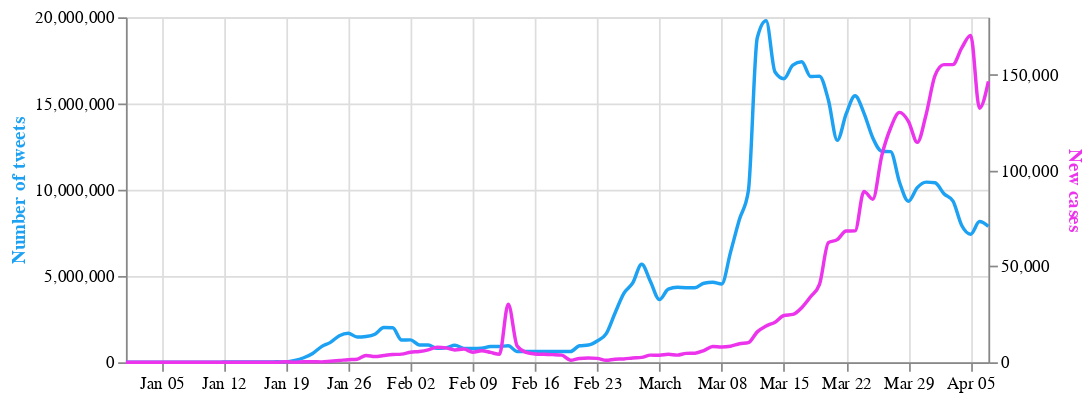

Notebook code cell kept with this figure:
### Code cell
base = alt.Chart(merged_3).encode(
    alt.X('date:T', axis=alt.Axis(title=None))
).properties(
    width=500,
    height=200
)


line_tweets = base.mark_line(stroke='#1da1f2', interpolate='monotone').encode(
    alt.Y('Tweets',
          axis=alt.Axis(title='Number of tweets', titleColor='#1da1f2'))
)

line_cases = base.mark_line( interpolate='monotone', stroke='#eb34eb').encode(
    alt.Y('new_cases',
          axis=alt.Axis(title='New cases', titleColor='#eb34eb'))
)

alt.layer(line_tweets, line_cases).resolve_scale(
    y = 'independent'
)

### Figure 1 — Vega-Lite specification as saved in the notebook (floating-point values rounded to 4 significant figures)
{"config": {"view": {"continuousWidth": 400, "continuousHeight": 300}}, "layer": [{"mark": {"type": "line", "interpolate": "monotone", "stroke": "#1da1f2"}, "encoding": {"x": {"type": "temporal", "axis": {"title": null}, "field": "date"}, "y": {"type": "quantitative", "axis": {"title": "Number of tweets", "titleColor": "#1da1f2"}, "field": "Tweets"}}, "height": 200, "width": 500}, {"mark": {"type": "line", "interpolate": "monotone", "stroke": "#eb34eb"}, "encoding": {"x": {"type": "temporal", "axis": {"title": null}, "field": "date"}, "y": {"type": "quantitative", "axis": {"title": "New cases", "titleColor": "#eb34eb"}, "field": "new_cases"}}, "height": 200, "width": 500}], "data": {"name": "data-c52386b390aaacd1788aec8708cf5aa7"}, "resolve": {"scale": {"y": "independent"}}, "$schema": "https://vega.github.io/schema/vega-lite/v4.8.1.json", "datasets": {"data-c52386b390aaacd1788aec8708cf5aa7": [{"date": "2020-04-07T00:00:00", "Tweets": 7877346, "total_cases": 2692000.0, "new_cases": 146500.0, "new_deaths": 10680.0, "cnn_articles": 77.0, "fox_articles": 230.0}, {"date": "2020-04-06T00:00:00", "Tweets": 8153966, "total_cases": 2545000.0, "new_cases": 132500.0, "new_deaths": 9512.0, "cnn_articles": 74.0, "fox_articles": 169.0}, {"date": "2020-04-05T00:00:00", "Tweets": 7421877, "total_cases": 2413000.0, "new_cases": 170500.0, "new_deaths": 12620.0, "cnn_articles": 48.0, "fox_articles": 96.0}, {"date": "2020-04-04T00:00:00", "Tweets": 7928225, "total_cases": 2242000.0, "new_cases": 164000.0, "new_deaths": 13550.0, "cnn_articles": 36.0, "fox_articles": 120.0}, {"date": "2020-04-03T00:00:00", "Tweets": 9357113, "total_cases": 2078000.0, "new_cases": 155300.0, "new_deaths": 10020.0, "cnn_articles": 80.0, "fox_articles": 235.0}, {"date": "2020-04-02T00:00:00", "Tweets": 9767918, "total_cases": 1923000.0, "new_cases": 155300.0, "new_deaths": 10020.0, "cnn_articles": 85.0, "fox_articles": 260.0}, {"date": "2020-04-01T00:00:00", "Tweets": 10402981, "total_cases": 1768000.0, "new_cases": 149700.0, "new_deaths": 9348.0, "cnn_articles": 71.0, "fox_articles": 260.0}, {"date": "2020-03-31T00:00:00", "Tweets": 10442432, "total_cases": 1618000.0, "new_cases": 129400.0, "new_deaths": 7972.0, "cnn_articles": 75.0, "fox_articles": 144.0}, {"date": "2020-03-30T00:00:00", "Tweets": 10125714, "total_cases": 1489000.0, "new_cases": 114700.0, "new_deaths": 6456.0, "cnn_articles": 60.0, "fox_articles": 204.0}, {"date": "2020-03-29T00:00:00", "Tweets": 9333426, "total_cases": 1374000.0, "new_cases": 125700.0, "new_deaths": 7174.0, "cnn_articles": 33.0, "fox_articles": 108.0}, {"date": "2020-03-28T00:00:00", "Tweets": 10434671, "total_cases": 1248000.0, "new_cases": 130400.0, "new_deaths": 6982.0, "cnn_articles": 29.0, "fox_articles": 84.0}, {"date": "2020-03-27T00:00:00", "Tweets": 12209011, "total_cases": 1118000.0, "new_cases": 122200.0, "new_deaths": 5610.0, "cnn_articles": 61.0, "fox_articles": 210.0}, {"date": "2020-03-26T00:00:00", "Tweets": 12236719, "total_cases": 995500.0, "new_cases": 107700.0, "new_deaths": 5288.0, "cnn_articles": 81.0, "fox_articles": 256.0}, {"date": "2020-03-25T00:00:00", "Tweets": 13000269, "total_cases": 887800.0, "new_cases": 85070.0, "new_deaths": 4610.0, "cnn_articles": 61.0, "fox_articles": 260.0}, {"date": "2020-03-24T00:00:00", "Tweets": 14445841, "total_cases": 802700.0, "new_cases": 89140.0, "new_deaths": 3708.0, "cnn_articles": 69.0, "fox_articles": 253.0}, {"date": "2020-03-23T00:00:00", "Tweets": 15446246, "total_cases": 713600.0, "new_cases": 68540.0, "new_deaths": 3376.0, "cnn_articles": 54.0, "fox_articles": 231.0}, {"date": "2020-03-22T00:00:00", "Tweets": 14392561, "total_cases": 645000.0, "new_cases": 68450.0, "new_deaths": 3434.0, "cnn_articles": 33.0, "fox_articles": 101.0}, {"date": "2020-03-21T00:00:00", "Tweets": 12861351, "total_cases": 576600.0, "new_cases": 63980.0, "new_deaths": 2770.0, "cnn_articles": 30.0, "fox_articles": 75.0}, {"date": "2020-03-20T00:00:00", "Tweets": 15200259, "total_cases": 512600.0, "new_cases": 62390.0, "new_deaths": 2148.0, "cnn_articles": 54.0, "fox_articles": 186.0}, {"date": "2020-03-19T00:00:00", "Tweets": 16582131, "total_cases": 450200.0, "new_cases": 40590.0, "new_deaths": 1916.0, "cnn_articles": 67.0, "fox_articles": 246.0}, {"date": "2020-03-18T00:00:00", "Tweets": 16561524, "total_cases": 409600.0, "new_cases": 34180.0, "new_deaths": 1624.0, "cnn_articles": 57.0, "fox_articles": 241.0}, {"date": "2020-03-17T00:00:00", "Tweets": 17417142, "total_cases": 375400.0, "new_cases": 28480.0, "new_deaths": 1212.0, "cnn_articles": 57.0, "fox_articles": 247.0}, {"date": "2020-03-16T00:00:00", "Tweets": 17227182, "total_cases": 346900.0, "new_cases": 24960.0, "new_deaths": 1500.0, "cnn_articles": 57.0, "fox_articles": 204.0}, {"date": "2020-03-15T00:00:00", "Tweets": 16438760, "total_cases": 321900.0, "new_cases": 24400.0, "new_deaths": 734.0, "cnn_articles": 17.0, "fox_articles": 91.0}, {"date": "2020-03-14T00:00:00", "Tweets": 16823148, "total_cases": 297400.0, "new_cases": 20910.0, "new_deaths": 884.0, "cnn_articles": 25.0, "fox_articles": 49.0}, {"date": "2020-03-13T00:00:00", "Tweets": 19802671, "total_cases": 276200.0, "new_cases": 18950.0, "new_deaths": 702.0, "cnn_articles": 44.0, "fox_articles": 159.0}, {"date": "2020-03-12T00:00:00", "Tweets": 18799722, "total_cases": 257600.0, "new_cases": 15840.0, "new_deaths": 662.0, "cnn_articles": 43.0, "fox_articles": 185.0}, {"date": "2020-03-11T00:00:00", "Tweets": 9923317, "total_cases": 241800.0, "new_cases": 10240.0, "new_deaths": 544.0, "cnn_articles": 24.0, "fox_articles": 107.0}, {"date": "2020-03-10T00:00:00", "Tweets": 8284672, "total_cases": 231400.0, "new_cases": 9636.0, "new_deaths": 418.0, "cnn_articles": 21.0, "fox_articles": 104.0}, {"date": "2020-03-09T00:00:00", "Tweets": 6386122, "total_cases": 221800.0, "new_cases": 8358.0, "new_deaths": 456.0, "cnn_articles": 24.0, "fox_articles": 89.0}, {"date": "2020-03-08T00:00:00", "Tweets": 4533476, "total_cases": 213500.0, "new_cases": 7956.0, "new_deaths": 194.0, "cnn_articles": 7.0, "fox_articles": 39.0}, {"date": "2020-03-07T00:00:00", "Tweets": 4632239, "total_cases": 205500.0, "new_cases": 8240.0, "new_deaths": 208.0, "cnn_articles": 9.0, "fox_articles": 37.0}, {"date": "2020-03-06T00:00:00", "Tweets": 4581032, "total_cases": 197400.0, "new_cases": 6120.0, "new_deaths": 204.0, "cnn_articles": 16.0, "fox_articles": 60.0}, {"date": "2020-03-05T00:00:00", "Tweets": 4323687, "total_cases": 191200.0, "new_cases": 4714.0, "new_deaths": 160.0, "cnn_articles": 12.0, "fox_articles": 50.0}, {"date": "2020-03-04T00:00:00", "Tweets": 4323670, "total_cases": 186500.0, "new_cases": 4630.0, "new_deaths": 168.0, "cnn_articles": 14.0, "fox_articles": 65.0}, {"date": "2020-03-03T00:00:00", "Tweets": 4342139, "total_cases": 181800.0, "new_cases": 3716.0, "new_deaths": 144.0, "cnn_articles": 7.0, "fox_articles": 49.0}, {"date": "2020-03-02T00:00:00", "Tweets": 4240721, "total_cases": 178300.0, "new_cases": 4136.0, "new_deaths": 134.0, "cnn_articles": 9.0, "fox_articles": 62.0}, {"date": "2020-03-01T00:00:00", "Tweets": 3632689, "total_cases": 174200.0, "new_cases": 3686.0, "new_deaths": 116.0, "cnn_articles": 9.0, "fox_articles": 24.0}, {"date": "2020-02-29T00:00:00", "Tweets": 4666121, "total_cases": 170500.0, "new_cases": 3720.0, "new_deaths": 128.0, "cnn_articles": 6.0, "fox_articles": 27.0}, {"date": "2020-02-28T00:00:00", "Tweets": 5685321, "total_cases": 166800.0, "new_cases": 2542.0, "new_deaths": 114.0, "cnn_articles": 6.0, "fox_articles": 43.0}, {"date": "2020-02-27T00:00:00", "Tweets": 4597412, "total_cases": 164200.0, "new_cases": 2228.0, "new_deaths": 76.0, "cnn_articles": 10.0, "fox_articles": 69.0}, {"date": "2020-02-26T00:00:00", "Tweets": 3989533, "total_cases": 162000.0, "new_cases": 1734.0, "new_deaths": 128.0, "cnn_articles": 9.0, "fox_articles": 52.0}, {"date": "2020-02-25T00:00:00", "Tweets": 2844369, "total_cases": 160300.0, "new_cases": 1590.0, "new_deaths": 158.0, "cnn_articles": 8.0, "fox_articles": 22.0}, {"date": "2020-02-24T00:00:00", "Tweets": 1643544, "total_cases": 158700.0, "new_cases": 1046.0, "new_deaths": 312.0, "cnn_articles": 6.0, "fox_articles": 19.0}, {"date": "2020-02-23T00:00:00", "Tweets": 1233511, "total_cases": 157600.0, "new_cases": 2020.0, "new_deaths": 208.0, "cnn_articles": 2.0, "fox_articles": 4.0}, {"date": "2020-02-22T00:00:00", "Tweets": 997638, "total_cases": 155600.0, "new_cases": 2170.0, "new_deaths": 224.0, "cnn_articles": 1.0, "fox_articles": 4.0}, {"date": "2020-02-21T00:00:00", "Tweets": 954321, "total_cases": 153400.0, "new_cases": 1992.0, "new_deaths": 238.0, "cnn_articles": 3.0, "fox_articles": 19.0}, {"date": "2020-02-20T00:00:00", "Tweets": 622349, "total_cases": 151500.0, "new_cases": 1064.0, "new_deaths": 232.0, "cnn_articles": 2.0, "fox_articles": 9.0}, {"date": "2020-02-19T00:00:00", "Tweets": 626237, "total_cases": 150400.0, "new_cases": 3728.0, "new_deaths": 278.0, "cnn_articles": 3.0, "fox_articles": 12.0}, {"date": "2020-02-18T00:00:00", "Tweets": 628043, "total_cases": 146700.0, "new_cases": 3990.0, "new_deaths": 196.0, "cnn_articles": 4.0, "fox_articles": 17.0}, {"date": "2020-02-17T00:00:00", "Tweets": 626732, "total_cases": 142700.0, "new_cases": 4134.0, "new_deaths": 212.0, "cnn_articles": 5.0, "fox_articles": 18.0}, {"date": "2020-02-16T00:00:00", "Tweets": 625127, "total_cases": 138500.0, "new_cases": 4324.0, "new_deaths": 284.0, "cnn_articles": 4.0, "fox_articles": 6.0}, {"date": "2020-02-15T00:00:00", "Tweets": 624555, "total_cases": 134200.0, "new_cases": 5120.0, "new_deaths": 288.0, "cnn_articles": 3.0, "fox_articles": 8.0}, {"date": "2020-02-14T00:00:00", "Tweets": 622722, "total_cases": 129100.0, "new_cases": 8430.0, "new_deaths": 26.0, "cnn_articles": 6.0, "fox_articles": 14.0}, {"date": "2020-02-13T00:00:00", "Tweets": 956877, "total_cases": 120700.0, "new_cases": 30300.0, "new_deaths": 510.0, "cnn_articles": 4.0, "fox_articles": 21.0}, {"date": "2020-02-12T00:00:00", "Tweets": 911098, "total_cases": 90360.0, "new_cases": 4144.0, "new_deaths": 194.0, "cnn_articles": 2.0, "fox_articles": 20.0}, {"date": "2020-02-11T00:00:00", "Tweets": 908627, "total_cases": 86220.0, "new_cases": 5126.0, "new_deaths": 216.0, "cnn_articles": 4.0, "fox_articles": 18.0}, {"date": "2020-02-10T00:00:00", "Tweets": 807654, "total_cases": 81090.0, "new_cases": 5984.0, "new_deaths": 194.0, "cnn_articles": 1.0, "fox_articles": 13.0}, {"date": "2020-02-09T00:00:00", "Tweets": 796739, "total_cases": 75110.0, "new_cases": 5236.0, "new_deaths": 178.0, "cnn_articles": 0.0, "fox_articles": 10.0}, {"date": "2020-02-08T00:00:00", "Tweets": 803453, "total_cases": 69870.0, "new_cases": 6884.0, "new_deaths": 172.0, "cnn_articles": 0.0, "fox_articles": 11.0}, {"date": "2020-02-07T00:00:00", "Tweets": 987563, "total_cases": 62990.0, "new_cases": 6436.0, "new_deaths": 146.0, "cnn_articles": 0.0, "fox_articles": 22.0}, {"date": "2020-02-06T00:00:00", "Tweets": 834673, "total_cases": 56550.0, "new_cases": 7502.0, "new_deaths": 144.0, "cnn_articles": 1.0, "fox_articles": 17.0}, {"date": "2020-02-05T00:00:00", "Tweets": 803587, "total_cases": 49050.0, "new_cases": 7816.0, "new_deaths": 132.0, "cnn_articles": 0.0, "fox_articles": 20.0}, {"date": "2020-02-04T00:00:00", "Tweets": 997862, "total_cases": 41230.0, "new_cases": 6486.0, "new_deaths": 130.0, "cnn_articles": 1.0, "fox_articles": 28.0}, {"date": "2020-02-03T00:00:00", "Tweets": 1000752, "total_cases": 34750.0, "new_cases": 5636.0, "new_deaths": 114.0, "cnn_articles": 0.0, "fox_articles": 20.0}, {"date": "2020-02-02T00:00:00", "Tweets": 1298476, "total_cases": 29110.0, "new_cases": 5216.0, "new_deaths": 92.0, "cnn_articles": 0.0, "fox_articles": 7.0}, {"date": "2020-02-01T00:00:00", "Tweets": 1287963, "total_cases": 23900.0, "new_cases": 4244.0, "new_deaths": 92.0, "cnn_articles": 0.0, "fox_articles": 7.0}, {"date": "2020-01-31T00:00:00", "Tweets": 1997635, "total_cases": 19650.0, "new_cases": 4002.0, "new_deaths": 86.0, "cnn_articles": 1.0, "fox_articles": 19.0}, {"date": "2020-01-30T00:00:00", "Tweets": 2010976, "total_cases": 15650.0, "new_cases": 3514.0, "new_deaths": 76.0, "cnn_articles": 1.0, "fox_articles": 32.0}, {"date": "2020-01-29T00:00:00", "Tweets": 1623497, "total_cases": 12140.0, "new_cases": 2960.0, "new_deaths": 52.0, "cnn_articles": 1.0, "fox_articles": 33.0}, {"date": "2020-01-28T00:00:00", "Tweets": 1497653, "total_cases": 9176.0, "new_cases": 3534.0, "new_deaths": 50.0, "cnn_articles": 0.0, "fox_articles": 22.0}, {"date": "2020-01-27T00:00:00", "Tweets": 1467598, "total_cases": 5642.0, "new_cases": 1594.0, "new_deaths": 50.0, "cnn_articles": 0.0, "fox_articles": 20.0}, {"date": "2020-01-26T00:00:00", "Tweets": 1678953, "total_cases": 4048.0, "new_cases": 1346.0, "new_deaths": 30.0, "cnn_articles": 0.0, "fox_articles": 9.0}, {"date": "2020-01-25T00:00:00", "Tweets": 1536784, "total_cases": 2702.0, "new_cases": 906.0, "new_deaths": 30.0, "cnn_articles": 0.0, "fox_articles": 5.0}, {"date": "2020-01-24T00:00:00", "Tweets": 1153245, "total_cases": 1796.0, "new_cases": 532.0, "new_deaths": 18.0, "cnn_articles": 0.0, "fox_articles": 10.0}, {"date": "2020-01-23T00:00:00", "Tweets": 905673, "total_cases": 1264.0, "new_cases": 194.0, "new_deaths": 0.0, "cnn_articles": 2.0, "fox_articles": 20.0}, {"date": "2020-01-22T00:00:00", "Tweets": 508623, "total_cases": 1070.0, "new_cases": 284.0, "new_deaths": 22.0, "cnn_articles": 2.0, "fox_articles": 10.0}, {"date": "2020-01-21T00:00:00", "Tweets": 259864, "total_cases": 786.0, "new_cases": 306.0, "new_deaths": 6.0, "cnn_articles": 0.0, "fox_articles": 6.0}, {"date": "2020-01-20T00:00:00", "Tweets": 100124, "total_cases": 480.0, "new_cases": 40.0, "new_deaths": 0.0, "cnn_articles": 0.0, "fox_articles": 3.0}, {"date": "2020-01-19T00:00:00", "Tweets": 20987, "total_cases": 440.0, "new_cases": 272.0, "new_deaths": 2.0, "cnn_articles": 0.0, "fox_articles": 0.0}, {"date": "2020-01-18T00:00:00", "Tweets": 23432, "total_cases": 168.0, "new_cases": 34.0, "new_deaths": 0.0, "cnn_articles": 0.0, "fox_articles": 0.0}, {"date": "2020-01-17T00:00:00", "Tweets": 22431, "total_cases": 134.0, "new_cases": 10.0, "new_deaths": 0.0, "cnn_articles": 1.0, "fox_articles": 2.0}, {"date": "2020-01-16T00:00:00", "Tweets": 22342, "total_cases": 124.0, "new_cases": 0.0, "new_deaths": 0.0, "cnn_articles": 0.0, "fox_articles": 1.0}, {"date": "2020-01-15T00:00:00", "Tweets": 10987, "total_cases": 124.0, "new_cases": 2.0, "new_deaths": 2.0, "cnn_articles": 0.0, "fox_articles": 1.0}, {"date": "2020-01-14T00:00:00", "Tweets": 10023, "total_cases": 122.0, "new_cases": 2.0, "new_deaths": 0.0, "cnn_articles": 0.0, "fox_articles": 0.0}, {"date": "2020-01-13T00:00:00", "Tweets": 16475, "total_cases": 120.0, "new_cases": 2.0, "new_deaths": 0.0, "cnn_articles": 0.0, "fox_articles": 1.0}, {"date": "2020-01-12T00:00:00", "Tweets": 10045, "total_cases": 118.0, "new_cases": 0.0, "new_deaths": 0.0, "cnn_articles": 0.0, "fox_articles": 0.0}, {"date": "2020-01-11T00:00:00", "Tweets": 2812, "total_cases": 118.0, "new_cases": 0.0, "new_deaths": 2.0, "cnn_articles": 0.0, "fox_articles": 0.0}, {"date": "2020-01-10T00:00:00", "Tweets": 2347, "total_cases": 118.0, "new_cases": 0.0, "new_deaths": 0.0, "cnn_articles": 0.0, "fox_articles": 0.0}, {"date": "2020-01-09T00:00:00", "Tweets": 3451, "total_cases": 118.0, "new_cases": 0.0, "new_deaths": 0.0, "cnn_articles": 0.0, "fox_articles": 1.0}, {"date": "2020-01-08T00:00:00", "Tweets": 421, "total_cases": 118.0, "new_cases": 0.0, "new_deaths": 0.0, "cnn_articles": 0.0, "fox_articles": 0.0}, {"date": "2020-01-07T00:00:00", "Tweets": 293, "total_cases": 118.0, "new_cases": 0.0, "new_deaths": 0.0, "cnn_articles": 0.0, "fox_articles": 0.0}, {"date": "2020-01-06T00:00:00", "Tweets": 86, "total_cases": 118.0, "new_cases": 0.0, "new_deaths": 0.0, "cnn_articles": 0.0, "fox_articles": 0.0}, {"date": "2020-01-05T00:00:00", "Tweets": 127, "total_cases": 118.0, "new_cases": 30.0, "new_deaths": 0.0, "cnn_articles": 0.0, "fox_articles": 0.0}, {"date": "2020-01-04T00:00:00", "Tweets": 172, "total_cases": 88.0, "new_cases": 0.0, "new_deaths": 0.0, "cnn_articles": 0.0, "fox_articles": 0.0}, {"date": "2020-01-03T00:00:00", "Tweets": 94, "total_cases": 88.0, "new_cases": 34.0, "new_deaths": 0.0, "cnn_articles": 0.0, "fox_articles": 0.0}, {"date": "2020-01-02T00:00:00", "Tweets": 41, "total_cases": 54.0, "new_cases": 0.0, "new_deaths": 0.0, "cnn_articles": 0.0, "fox_articles": 0.0}, {"date": "2020-01-01T00:00:00", "Tweets": 63, "total_cases": 54.0, "new_cases": 0.0, "new_deaths": 0.0, "cnn_articles": 0.0, "fox_articles": 0.0}]}}
